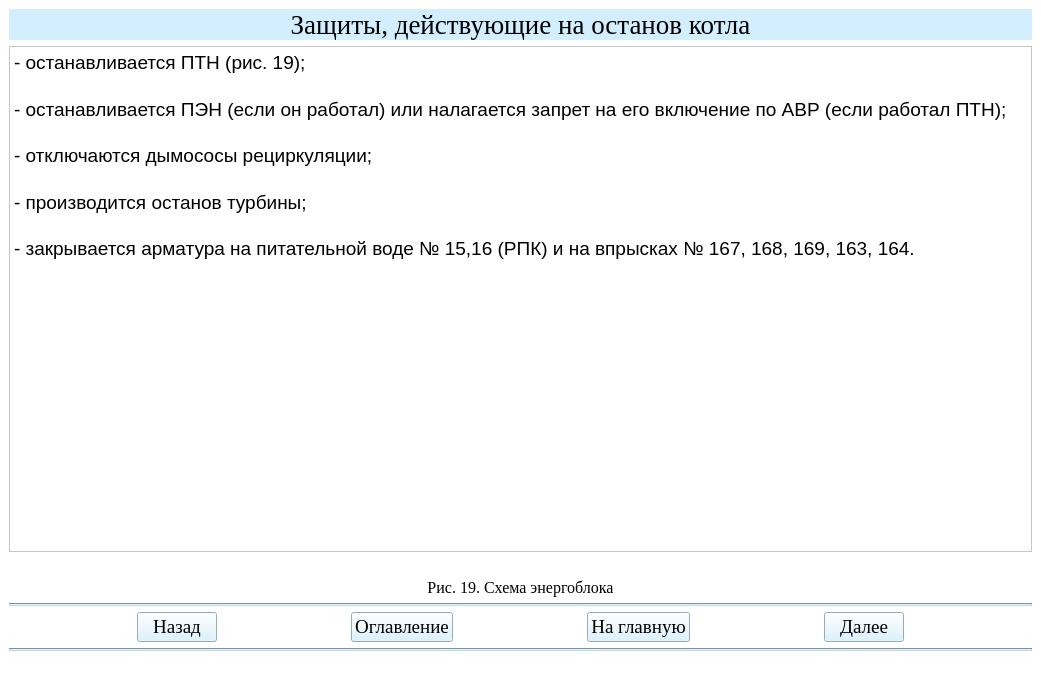
<?xml version="1.0" encoding="UTF-8"?>
<ui version="4.0">
 <class>Teoria29Window</class>
 <widget class="QMainWindow" name="Teoria29Window">
  <property name="geometry">
   <rect>
    <x>0</x>
    <y>0</y>
    <width>1041</width>
    <height>682</height>
   </rect>
  </property>
  <property name="windowTitle">
   <string>АУК</string>
  </property>
  <property name="styleSheet">
   <string notr="true">background-color: rgb(255, 255, 255);</string>
  </property>
  <widget class="QWidget" name="centralwidget">
   <layout class="QGridLayout" name="gridLayout">
    <item row="1" column="0">
     <widget class="QTextBrowser" name="textBrowser">
      <property name="html">
       <string>&lt;!DOCTYPE HTML PUBLIC &quot;-//W3C//DTD HTML 4.0//EN&quot; &quot;http://www.w3.org/TR/REC-html40/strict.dtd&quot;&gt;
&lt;html&gt;&lt;head&gt;&lt;meta name=&quot;qrichtext&quot; content=&quot;1&quot; /&gt;&lt;style type=&quot;text/css&quot;&gt;
p, li { white-space: pre-wrap; }
&lt;/style&gt;&lt;/head&gt;&lt;body style=&quot; font-family:'MS Shell Dlg 2'; font-size:8.25pt; font-weight:400; font-style:normal;&quot;&gt;
&lt;p align=&quot;justify&quot; style=&quot; margin-top:12px; margin-bottom:0px; margin-left:0px; margin-right:0px; -qt-block-indent:0; text-indent:0px; line-height:150%;&quot;&gt;&lt;span style=&quot; font-family:'Times New Roman,serif'; font-size:14pt;&quot;&gt;- останавливается ПТН (рис. 19);&lt;/span&gt;&lt;span style=&quot; font-size:8pt;&quot;&gt; &lt;/span&gt;&lt;/p&gt;
&lt;p align=&quot;justify&quot; style=&quot; margin-top:12px; margin-bottom:0px; margin-left:0px; margin-right:0px; -qt-block-indent:0; text-indent:0px; line-height:150%;&quot;&gt;&lt;span style=&quot; font-family:'Times New Roman,serif'; font-size:14pt;&quot;&gt;- останавливается ПЭН (если он работал) или налагается запрет на его включение по АВР (если работал ПТН);&lt;/span&gt;&lt;span style=&quot; font-size:8pt;&quot;&gt; &lt;/span&gt;&lt;/p&gt;
&lt;p align=&quot;justify&quot; style=&quot; margin-top:12px; margin-bottom:0px; margin-left:0px; margin-right:0px; -qt-block-indent:0; text-indent:0px; line-height:150%;&quot;&gt;&lt;span style=&quot; font-family:'Times New Roman,serif'; font-size:14pt;&quot;&gt;- отключаются дымососы рециркуляции;&lt;/span&gt;&lt;span style=&quot; font-size:8pt;&quot;&gt; &lt;/span&gt;&lt;/p&gt;
&lt;p align=&quot;justify&quot; style=&quot; margin-top:12px; margin-bottom:0px; margin-left:0px; margin-right:0px; -qt-block-indent:0; text-indent:0px; line-height:150%;&quot;&gt;&lt;span style=&quot; font-family:'Times New Roman,serif'; font-size:14pt;&quot;&gt;- производится останов турбины;&lt;/span&gt;&lt;span style=&quot; font-size:8pt;&quot;&gt; &lt;/span&gt;&lt;/p&gt;
&lt;p align=&quot;justify&quot; style=&quot; margin-top:12px; margin-bottom:0px; margin-left:0px; margin-right:0px; -qt-block-indent:0; text-indent:0px; line-height:150%;&quot;&gt;&lt;span style=&quot; font-family:'Times New Roman,serif'; font-size:14pt;&quot;&gt;- закрывается арматура на питательной воде № 15,16 (РПК) и на впрысках № 167, 168, 169, 163, 164.&lt;/span&gt;&lt;span style=&quot; font-size:8pt;&quot;&gt; &lt;/span&gt;&lt;/p&gt;&lt;/body&gt;&lt;/html&gt;</string>
      </property>
     </widget>
    </item>
    <item row="0" column="0">
     <widget class="QLabel" name="label_3">
      <property name="font">
       <font>
        <family>Times New Roman</family>
        <pointsize>20</pointsize>
       </font>
      </property>
      <property name="styleSheet">
       <string notr="true">background-color: rgb(211, 239, 255);</string>
      </property>
      <property name="text">
       <string>Защиты, действующие на останов котла</string>
      </property>
      <property name="alignment">
       <set>Qt::AlignCenter</set>
      </property>
     </widget>
    </item>
    <item row="2" column="0">
     <widget class="QLabel" name="label_2">
      <property name="text">
       <string/>
      </property>
      <property name="pixmap">
       <pixmap>рия19.png</pixmap>
      </property>
      <property name="alignment">
       <set>Qt::AlignCenter</set>
      </property>
     </widget>
    </item>
    <item row="5" column="0">
     <layout class="QHBoxLayout" name="horizontalLayout">
      <item>
       <spacer name="horizontalSpacer_2">
        <property name="orientation">
         <enum>Qt::Horizontal</enum>
        </property>
        <property name="sizeHint" stdset="0">
         <size>
          <width>40</width>
          <height>20</height>
         </size>
        </property>
       </spacer>
      </item>
      <item>
       <widget class="QPushButton" name="btn_return29">
        <property name="sizePolicy">
         <sizepolicy hsizetype="Minimum" vsizetype="Fixed">
          <horstretch>0</horstretch>
          <verstretch>0</verstretch>
         </sizepolicy>
        </property>
        <property name="font">
         <font>
          <family>Times New Roman</family>
          <pointsize>14</pointsize>
          <weight>50</weight>
          <bold>false</bold>
         </font>
        </property>
        <property name="styleSheet">
         <string notr="true">background-color: rgb(211, 239, 255);
color: rgb(0, 0, 0);</string>
        </property>
        <property name="text">
         <string>Назад</string>
        </property>
       </widget>
      </item>
      <item>
       <spacer name="horizontalSpacer_5">
        <property name="orientation">
         <enum>Qt::Horizontal</enum>
        </property>
        <property name="sizeHint" stdset="0">
         <size>
          <width>40</width>
          <height>20</height>
         </size>
        </property>
       </spacer>
      </item>
      <item>
       <widget class="QPushButton" name="btn_oglavlenie29">
        <property name="font">
         <font>
          <family>Times New Roman</family>
          <pointsize>14</pointsize>
         </font>
        </property>
        <property name="styleSheet">
         <string notr="true">background-color: rgb(211, 239, 255);
color: rgb(0, 0, 0);</string>
        </property>
        <property name="text">
         <string>Оглавление</string>
        </property>
       </widget>
      </item>
      <item>
       <spacer name="horizontalSpacer">
        <property name="orientation">
         <enum>Qt::Horizontal</enum>
        </property>
        <property name="sizeHint" stdset="0">
         <size>
          <width>40</width>
          <height>20</height>
         </size>
        </property>
       </spacer>
      </item>
      <item>
       <widget class="QPushButton" name="btn_glavnaya29">
        <property name="font">
         <font>
          <family>Times New Roman</family>
          <pointsize>14</pointsize>
          <weight>50</weight>
          <bold>false</bold>
         </font>
        </property>
        <property name="styleSheet">
         <string notr="true">background-color: rgb(211, 239, 255);
color: rgb(0, 0, 0);</string>
        </property>
        <property name="text">
         <string>На главную</string>
        </property>
       </widget>
      </item>
      <item>
       <spacer name="horizontalSpacer_3">
        <property name="orientation">
         <enum>Qt::Horizontal</enum>
        </property>
        <property name="sizeHint" stdset="0">
         <size>
          <width>40</width>
          <height>20</height>
         </size>
        </property>
       </spacer>
      </item>
      <item>
       <widget class="QPushButton" name="btn_dalee29">
        <property name="font">
         <font>
          <family>Times New Roman</family>
          <pointsize>14</pointsize>
          <weight>50</weight>
          <bold>false</bold>
         </font>
        </property>
        <property name="styleSheet">
         <string notr="true">background-color: rgb(211, 239, 255);
color: rgb(0, 0, 0);</string>
        </property>
        <property name="text">
         <string>Далее</string>
        </property>
       </widget>
      </item>
      <item>
       <spacer name="horizontalSpacer_4">
        <property name="orientation">
         <enum>Qt::Horizontal</enum>
        </property>
        <property name="sizeHint" stdset="0">
         <size>
          <width>40</width>
          <height>20</height>
         </size>
        </property>
       </spacer>
      </item>
     </layout>
    </item>
    <item row="4" column="0">
     <widget class="Line" name="line">
      <property name="styleSheet">
       <string notr="true">background-color: rgb(191, 216, 230);</string>
      </property>
      <property name="orientation">
       <enum>Qt::Horizontal</enum>
      </property>
     </widget>
    </item>
    <item row="6" column="0">
     <widget class="Line" name="line_2">
      <property name="styleSheet">
       <string notr="true">background-color: rgb(191, 216, 230);</string>
      </property>
      <property name="orientation">
       <enum>Qt::Horizontal</enum>
      </property>
     </widget>
    </item>
    <item row="3" column="0">
     <widget class="QLabel" name="label">
      <property name="font">
       <font>
        <family>Times New Roman</family>
        <pointsize>12</pointsize>
       </font>
      </property>
      <property name="text">
       <string>Рис. 19. Схема энергоблока</string>
      </property>
      <property name="alignment">
       <set>Qt::AlignCenter</set>
      </property>
     </widget>
    </item>
   </layout>
  </widget>
  <widget class="QStatusBar" name="statusbar"/>
 </widget>
 <resources/>
 <connections/>
</ui>
